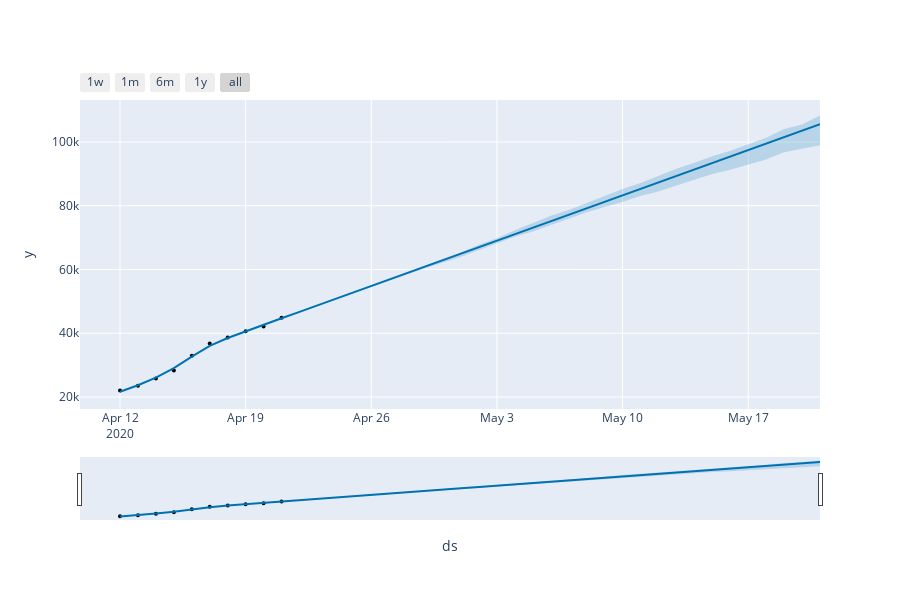

The notebook cell saved with this chart:
### Markdown cell above
Para poder ver los componentes del pronóstico, usaremos plot_plotly

### Code cell
fig = plot_plotly(m, forecast)
py.iplot(fig) 
fig = m.plot(forecast,xlabel='Fecha',ylabel='Muertes')
